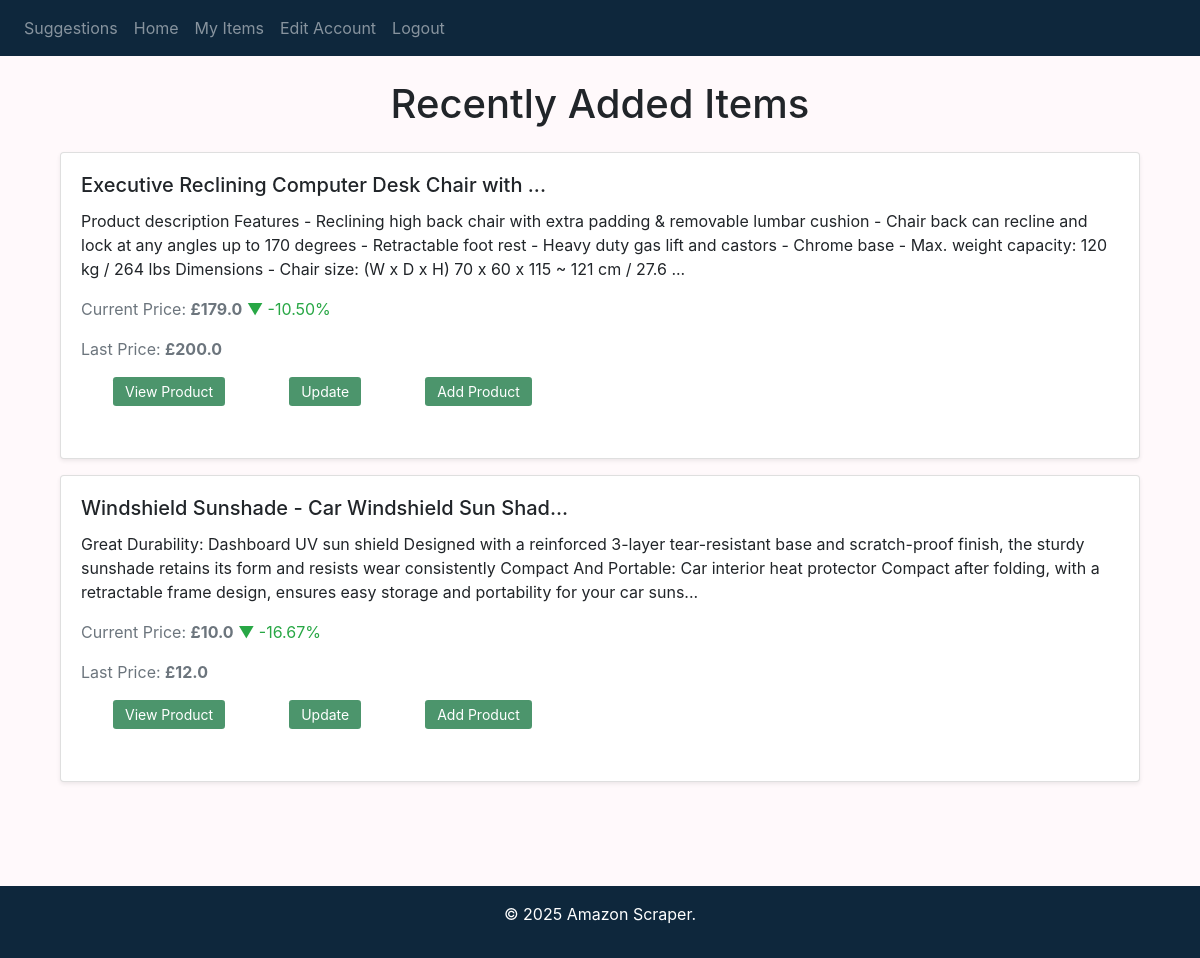
Screenshot of / (signed in) with the database file from the repository.
### website/models.py (models this page shows)
class Product(db.Model):
    id = db.Column(db.Integer, primary_key=True)
    link = db.Column(db.String(1000), nullable=False)
    title = db.Column(db.String(300))
    description = db.Column(db.Text)
    price = db.Column(db.String(100))  # Current/latest price
    last_price = db.Column(db.String(100))  # Previous price

### website/views.py (the view)
@views.route('/')
def landing():
    random_products = Product.query.order_by(func.random()).limit(10).all()
    added_products = session.get('added_products', [])
    return render_template("landing.html", user=current_user, products=random_products, added_products=added_products)

### website/__init__.py (called while the page is built)
def create_app():
    app = Flask(__name__)
    app.config['SECRET_KEY'] = 'your_secret_key'  # Change this in production!
    app.config['SQLALCHEMY_DATABASE_URI'] = f'sqlite:///{DB_NAME}'
    db.init_app(app)
    from .views import views
    from .auth import auth  # Import the auth blueprint here
    app.register_blueprint(views, url_prefix='/')  # Register views blueprint
    app.register_blueprint(auth)  # Remove the '/auth' prefix here
    from .models import User, Product
    create_database(app)  # Create the database by calling this function
    login_manager = LoginManager()
    login_manager.login_view = 'auth.login'
    login_manager.init_app(app)
    @login_manager.user_loader
    def load_user(id):
        return User.query.get(int(id))
    return app

### website/templates/landing.html (shortened to what this page needs)
{% extends "base.html" %}
{% block content %}
<div class="container mt-4" id="itemcontainer">
    <h1 class="text-center mb-4">Recently Added Items</h1>
    {% for product in products %}
    <div class="card shadow-sm mb-3">
        <div class="card-body">
            <h5 class="card-title">{{ product.title[:45] }}{% if product.title|length > 45 %}...{% endif %}</h5>
            <p class="card-text">{{ product.description[:350] }}{% if product.description|length > 350 %}...{% endif %}</p>
            {% set price = product.price|float %}
            {% set last_price = product.last_price|float %}
            {% set price_change = ((price - last_price) / last_price * 100) if last_price else 0 %}
            <p class="text-muted">
                Current Price: <strong>£{{ price }}</strong>
                {% if price > last_price %}
                    <span class="text-danger">&#9650; {{ "%.2f"|format(price_change) }}%</span>
                {% elif price < last_price %}
                    <span class="text-success">&#9660; {{ "%.2f"|format(price_change) }}%</span>
                {% endif %}
            </p>
            <p class="text-muted">Last Price: <strong>£{{ last_price }}</strong></p>
            <div class="d-flex flex-column justify-evenly flex-sm-row align-items-start align-sm-center gap-2">
                <form action="{{ product.link }}" method="GET" target="_blank" class="productoptions">
                    <button type="submit" class="btn btn-primary btn-sm">View Product</button>
                </form>
                {% if user.is_authenticated %}
                    <form action="{{ url_for('views.refresh_product', product_id=product.id, next=request.path) }}" method="POST" class="productoptions">
                        <button type="submit" class="btn btn-primary btn-sm">Update</button>
                    </form>
                    <form action="{{ url_for('views.add_product', product_id=product.id) }}" method="POST" class="productoptions">
                        <button type="submit" class="btn btn-primary btn-sm">Add Product</button>
                    </form>
                {% endif %}
            </div>
        </div>
    </div>
    {% endfor %}
</div>
{% endblock %}

### website/static/style.css (style rules this page uses)
* { padding: 0; margin: 0; box-sizing: border-box; }
body { background-color: #fff9fb; }
form { background-color: #d3d4d9; padding: 2rem; border-radius: 5px; }
.btn-primary { background-color: #4C956C !important; border: #407e5b !important; }
#itemcontainer { padding-bottom: 10rem; }
.productoptions { background-color: #FFFFFF !important; }
.btn, .productoptions button { padding: 0.25rem 0.75rem; }
.productoptions { margin: 0; }
form { padding-top: 0rem !important; }

### rows the page displays
Product: title "Executive Reclining Computer Desk Chair with", description "Product description Features - Reclining high back chair with extra padding & removable lumbar cushion - Chair back can recline and lock at any angles up to 170 degrees - Retractable foot rest - Heavy duty gas lift and castors - Chrome base - Max. weight capacity: 120 kg / 264 lbs Dimensions - Chair size: (W x D x H) 70 x 60 x 115 ~ 121 cm / 27.6", price "179.0", price_change "-10.50", last_price "200.0"
Product: title "Windshield Sunshade - Car Windshield Sun Shad", description "Great Durability: Dashboard UV sun shield Designed with a reinforced 3-layer tear-resistant base and scratch-proof finish, the sturdy sunshade retains its form and resists wear consistently Compact And Portable: Car interior heat protector Compact after folding, with a retractable frame design, ensures easy storage and portability for your car suns", price "10.0", price_change "-16.67", last_price "12.0"
